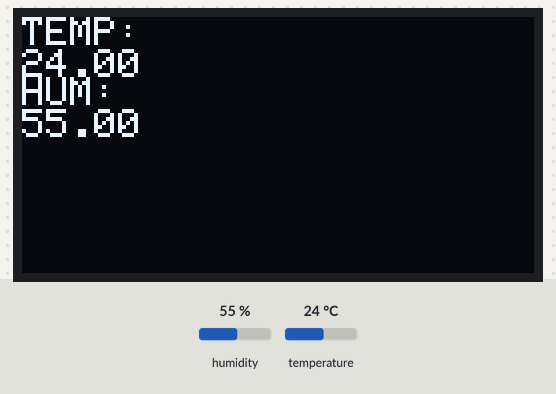
The sketch below on a simulated Arduino Uno, built with avr-gcc and run on an emulated ATmega328P. Shown: 128×64 one-colour display. The test bench sets the inputs (shaded band); at power-on: humidity 55 %, temperature 24 °C. What the sketch prints to the serial monitor is not drawn.

Above: at 1.2 s.
1.3 s: humidity set to 22 %
At 2.1 s:
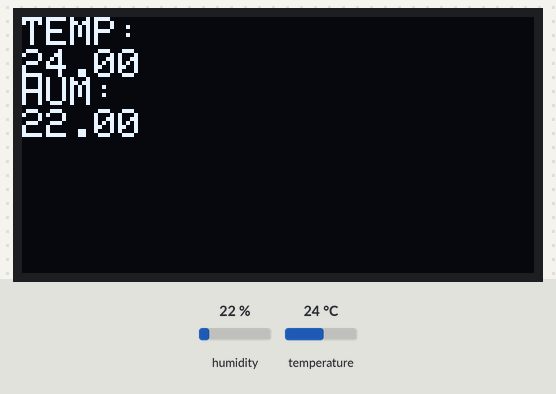
2.8 s: temperature set to 12 °C
At 3.2 s:
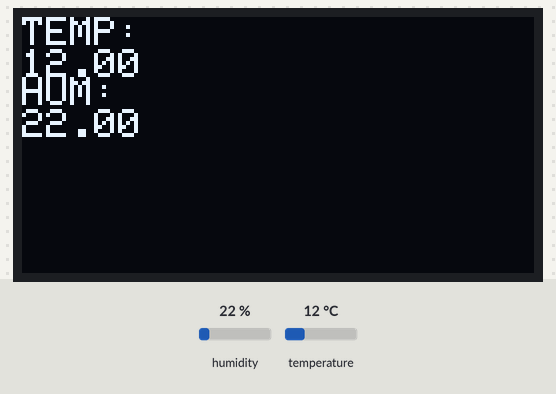
4.3 s: humidity set to 40 %
At 5.5 s:
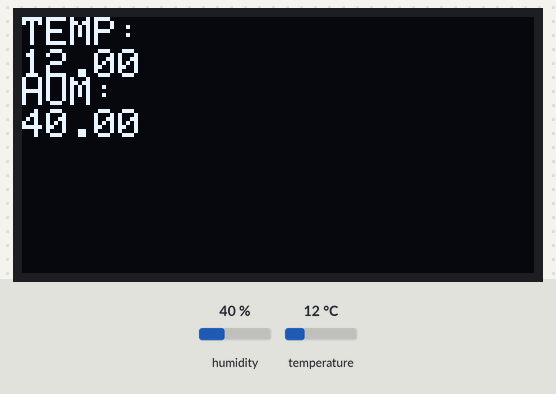
5.9 s: temperature set to 19 °C
Timing chart, 0 to 8.4 s (numbered marks = the images above; inputs shaded):
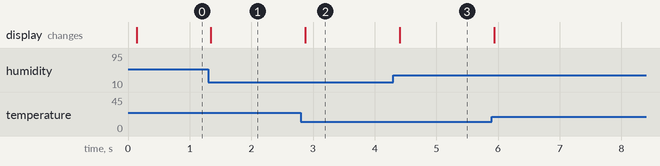

The sketch:

ah10_OLED_Display.ino
```cpp
#include <Wire.h>
#include <Adafruit_SSD1306.h>
#include <Adafruit_AHT10.h>
#define SCREEN_WIDTH 128 // OLED display width, in pixels
#define SCREEN_HEIGHT 64 // OLED display height, in pixels
#define SCREEN_ADDRESS 0x3C ///< See datasheet for Address; 0x3D for 128x64, 0x3C for 128x32
#define OLED_RESET     4 //Not USE in the DEMO

Adafruit_SSD1306 display(SCREEN_WIDTH, SCREEN_HEIGHT, &Wire, OLED_RESET);
Adafruit_AHT10 aht;

void setup() {
  // put your setup code here, to run once:
   Serial.begin(115200);
  if(!display.begin(SSD1306_SWITCHCAPVCC, SCREEN_ADDRESS)) {
    Serial.println(F("SSD1306 allocation failed"));
    for(;;); // Don't proceed, loop forever
  }
  if (! aht.begin()) {
    Serial.println("Could not find AHT10? Check wiring");
    while (1) delay(10);
  }
  Serial.println("AHT10 found");


}

void loop() {

  sensors_event_t humidity, temp;
  aht.getEvent(&humidity, &temp);// populate temp and humidity objects with fresh data
  //range of c is from 0 to 65535
  //a 16 bits value
  //showing on display
  display.clearDisplay();
  display.setCursor(0,0);
  display.setTextColor(SSD1306_WHITE);
  display.setTextSize(1);
  display.println(F("TEMP: "));
  display.println(temp.temperature);
  display.setCursor(0,15);
  display.setTextColor(SSD1306_WHITE);
  display.setTextSize(1);
  display.println(F("HUM:"));
  display.println(humidity.relative_humidity);
  display.display();
}
```

Measured:
- after the input at 1.3 s, the display: changes at once (image 1)
- after the input at 2.8 s, the display: changes after 0.08 s (image 2)
- after the input at 4.3 s, the display: changes after 0.11 s (image 3)
